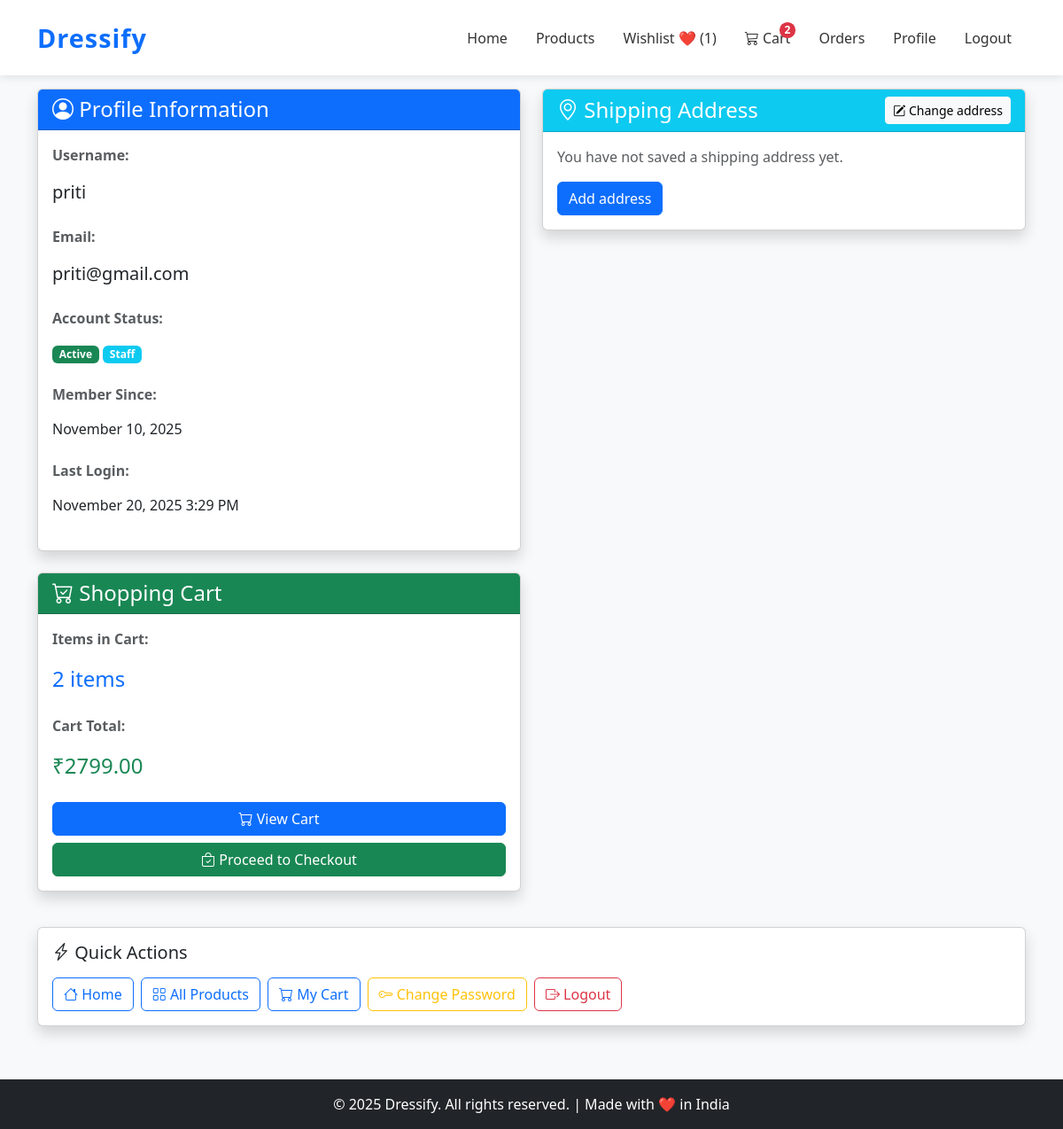
The page /profile/ (signed in) on the database as committed earlier.
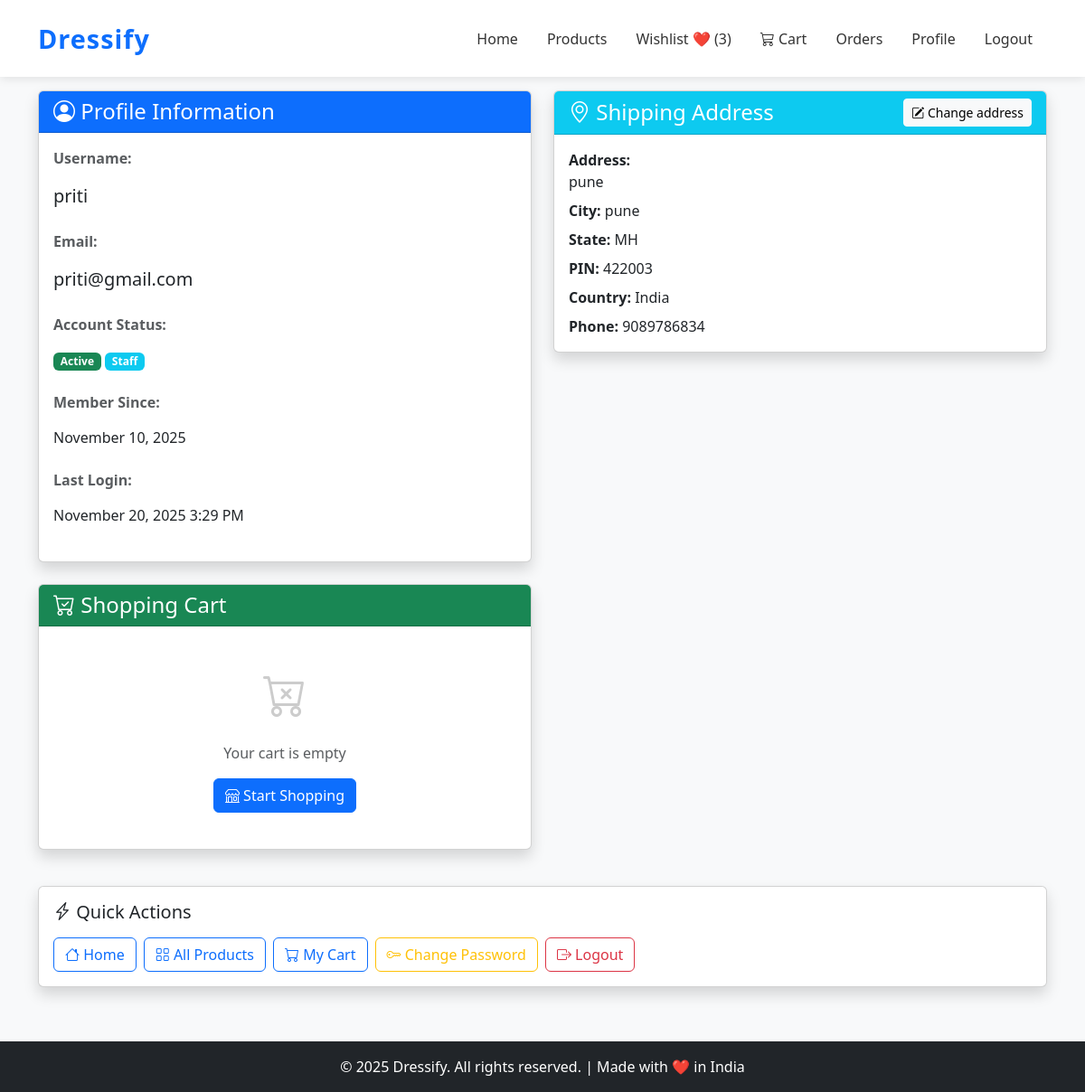
The same page on the database as committed later.
### Accounts/models.py (models this page shows, shortened)
class UserAddress(models.Model):
    user = models.OneToOneField(User, on_delete=models.CASCADE, related_name='address')
    address_line = models.TextField()
    city = models.CharField(max_length=120)
    state = models.CharField(max_length=120)
    zip_code = models.CharField(max_length=20)
    country = models.CharField(max_length=120, default='India')
    phone_number = models.CharField(max_length=20)
    created_at = models.DateTimeField(auto_now_add=True)
    updated_at = models.DateTimeField(auto_now=True)
    class Meta:
        ordering = ['-updated_at']

### Accounts/views.py (the view)
# urls.py: path('profile/', ProfileView.as_view(), name='profile'),
class ProfileView(LoginRequiredMixin, View):
    template_name = 'Accounts/profile.html'
    def get(self, request):
        from cart.models import Cart, CartItem
        try:
            cart = Cart.objects.get(user=request.user)
            cart_items = CartItem.objects.filter(cart=cart)
            cart_item_count = cart_items.count()
            cart_total = cart.get_total_price()
        except Cart.DoesNotExist:
            cart = None
            cart_item_count = 0
            cart_total = 0
        address = getattr(request.user, 'address', None)
        context = {
            'user': request.user,
            'cart': cart,
            'cart_item_count': cart_item_count,
            'cart_total': cart_total,
            'address': address,
        }
        return render(request, self.template_name, context)

### cart/models.py (called while the page is built)
    def get_total_price(self):
        total = sum(item.get_total() for item in self.items.all())
        return round(total, 2)

    def get_total(self):
        price = self.product.discount_price or self.product.price
        return round(price * self.quantity, 2)

### Accounts/templates/Accounts/profile.html (shortened to what the changed rows need)
{% extends 'base.html' %}
{% block content %}
<div class="container mt-4">
    <div class="row">
        <div class="col-md-6 mb-4">
            <div class="card shadow">
                <div class="card-body">
                    <div class="mb-3">
                        <label class="form-label fw-bold text-muted">Username:</label>
                        <p class="form-control-plaintext fs-5">{{ user.username }}</p>
                    </div>
                    <div class="mb-3">
                        <label class="form-label fw-bold text-muted">Email:</label>
                        <p class="form-control-plaintext fs-5">{{ user.email }}</p>
                    </div>
                    <div class="mb-3">
                        <label class="form-label fw-bold text-muted">Member Since:</label>
                        <p class="form-control-plaintext">{{ user.date_joined|date:"F d, Y" }}</p>
                    </div>
                    {% if user.last_login %}
                    <div class="mb-3">
                        <label class="form-label fw-bold text-muted">Last Login:</label>
                        <p class="form-control-plaintext">{{ user.last_login|date:"F d, Y g:i A" }}</p>
                    </div>
                    {% endif %}
                </div>
            </div>
        </div>
        <div class="col-md-6 mb-4">
            <div class="card shadow">
                <div class="card-body">
                    {% if address %}
                        <p class="mb-2"><strong>Address:</strong><br>{{ address.address_line }}</p>
                        <p class="mb-2"><strong>City:</strong> {{ address.city }}</p>
                        <p class="mb-2"><strong>State:</strong> {{ address.state }}</p>
                        <p class="mb-2"><strong>PIN:</strong> {{ address.zip_code }}</p>
                        <p class="mb-2"><strong>Country:</strong> {{ address.country }}</p>
                        <p class="mb-0"><strong>Phone:</strong> {{ address.phone_number }}</p>
                    {% else %}
                        <p class="text-muted mb-3">You have not saved a shipping address yet.</p>
                        <a href="{% url 'address_update' %}?next={{ request.path }}" class="btn btn-primary">Add address</a>
                    {% endif %}
                </div>
            </div>
        </div>
        <div class="col-md-6 mb-4">
            <div class="card shadow">
                <div class="card-body">
                    {% if cart_item_count > 0 %}
                    <div class="mb-3">
                        <label class="form-label fw-bold text-muted">Items in Cart:</label>
                        <p class="form-control-plaintext fs-4 text-primary">{{ cart_item_count }} item{{ cart_item_count|pluralize }}</p>
                    </div>
                    <div class="mb-3">
                        <label class="form-label fw-bold text-muted">Cart Total:</label>
                        <p class="form-control-plaintext fs-4 text-success">₹{{ cart_total }}</p>
                    </div>
                    <div class="d-grid gap-2">
                        <a href="{% url 'cart:cart_view' %}" class="btn btn-primary">
                            <i class="bi bi-cart"></i> View Cart
                        </a>
                        <a href="{% url 'cart:checkout' %}" class="btn btn-success">
                            <i class="bi bi-bag-check"></i> Proceed to Checkout
                        </a>
                    </div>
                    {% else %}
                    <div class="text-center py-4">
                        <i class="bi bi-cart-x" style="font-size: 3rem; color: #ccc;"></i>
                        <p class="text-muted mt-3">Your cart is empty</p>
                        <a href="{% url 'products:product_list' %}" class="btn btn-primary">
                            <i class="bi bi-shop"></i> Start Shopping
                        </a>
                    </div>
                    {% endif %}
                </div>
            </div>
        </div>
    </div>
</div>
{% endblock %}

### Accounts/templates/base.html (shortened to what this page needs)
{% load static %}
<!DOCTYPE html>
<html lang="en">
<head>
    <link href="https://cdn.jsdelivr.net/npm/bootstrap@5.3.0/dist/css/bootstrap.min.css" rel="stylesheet">
    <link rel="stylesheet" href="https://cdn.jsdelivr.net/npm/bootstrap-icons@1.11.1/font/bootstrap-icons.css">
</head>
<body>
    <nav class="navbar navbar-expand-lg navbar-light">
        <div class="container">
            <a class="navbar-brand" href="{% url 'home' %}">Dressify</a>
            <div class="collapse navbar-collapse" id="navbarNav">
                <ul class="navbar-nav ms-auto align-items-center">
                    <li class="nav-item"><a class="nav-link" href="{% url 'home' %}">Home</a></li>
                    <li class="nav-item"><a class="nav-link" href="{% url 'products:product_list' %}">Products</a></li>
                    <li class="nav-item">
                        <a href="{% url 'wishlist:wishlist' %}" class="nav-link">
                            Wishlist ❤️ ({{ request.user.wishlist_items.count }})
                        </a>
                    </li>
                    <li class="nav-item position-relative">
                        <a class="nav-link" href="{% url 'cart:cart_view' %}">
                            <i class="bi bi-cart3"></i>
                            Cart
                            {% if cart_item_count > 0 %}
                            <span class="cart-badge">{{ cart_item_count }}</span>
                            {% endif %}
                        </a>
                    </li>
                    {% if user.is_authenticated %}
                    <li class="nav-item"><a class="nav-link" href="{% url 'orders:list' %}">Orders</a></li>
                    <li class="nav-item"><a class="nav-link" href="{% url 'profile' %}">Profile</a></li>
                    <li class="nav-item"><a class="nav-link" href="{% url 'logout' %}">Logout</a></li>
                    {% else %}
                    <li class="nav-item"><a class="nav-link" href="{% url 'login' %}">Login</a></li>
                    <li class="nav-item"><a class="nav-link" href="{% url 'register' %}">Register</a></li>
                    {% endif %}
                </ul>
            </div>
        </div>
    </nav>
    <main class="content-wrapper">
        {% block content %}
        {% endblock %}
    </main>
    <footer>
        © 2025 Dressify. All rights reserved. | Made with ❤️ in India
    </footer>
</body>
</html>

Rows that differ between the two databases and show on the page:
added UserAddress: address_line "pune", city "pune", state "MH", zip_code "422003", country "India", phone_number "9089786834"
Other text that changed with them:
{{ request.user.wishlist_items.count }}: "1" → "3"
{{ cart_item_count }}: "2" → (not shown)
{{ cart_total }}: "2799.00" → (not shown)
text no longer shown: "You have not saved a shipping address yet. Add address Items in Cart: item Cart Total: ₹ View Cart Proceed to Checkout"
text now shown: "Address: City: State: PIN: Country: Phone: Your cart is empty Start Shopping"
